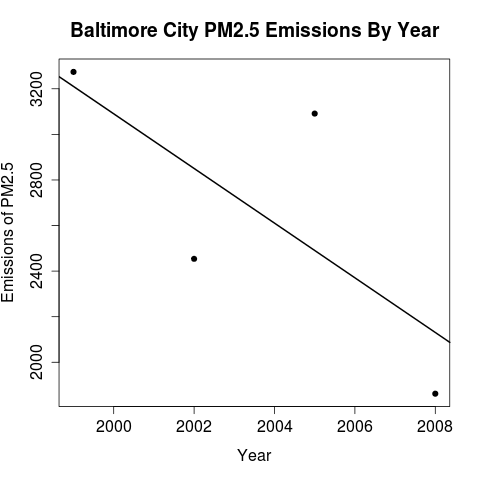

The R source for this figure:
source("./read_summary_data.R");
library("dplyr");

baltimore_city_fips <- "24510";
baltimoreCityData <- filter(summaryData, fips == baltimore_city_fips);

totalEmissionsByYear <- tapply(baltimoreCityData$Emissions, baltimoreCityData$year, sum);
years_in_data <- names(totalEmissionsByYear);
years_in_data <- as.numeric(years_in_data);
totalEmissionsByYear <- as.numeric(totalEmissionsByYear);

dataFrameToPlot <- data.frame(years = years_in_data, emissions = totalEmissionsByYear);

plot(dataFrameToPlot$years, dataFrameToPlot$emissions, pch = 19, main="Baltimore City PM2.5 Emissions By Year", ylab="Emissions of PM2.5", xlab="Year");
model <- lm(emissions ~ years, dataFrameToPlot)
abline(model, lwd = 2)

dev.copy(png, file="plot2.png", width=480, height=480);
dev.off();

